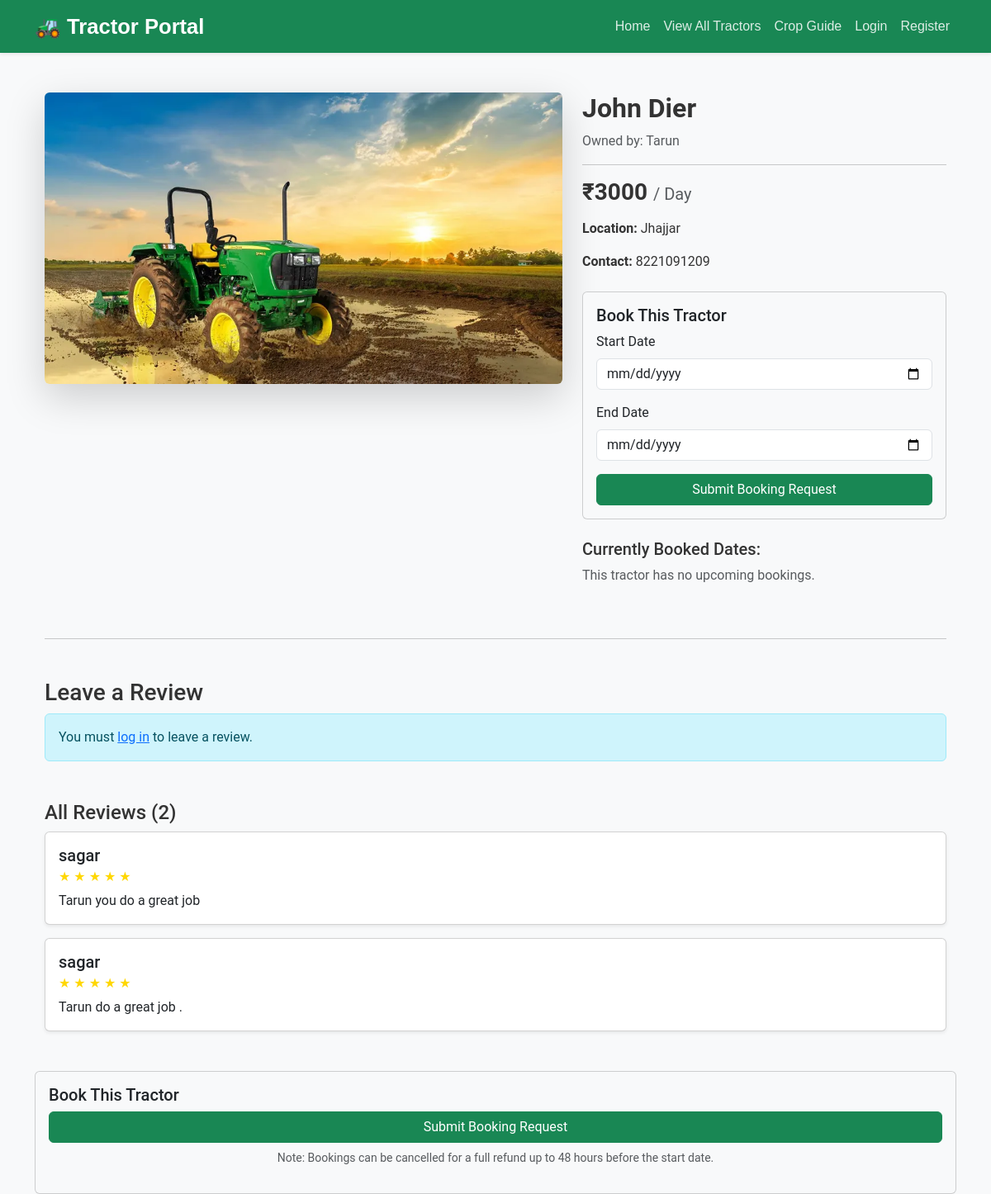
Screenshot of /tractor/10 with the database file from the repository.
### tables this page shows
CREATE TABLE tractors (
        id INTEGER PRIMARY KEY AUTOINCREMENT,
        name TEXT NOT NULL,
        model TEXT NOT NULL,
        rent INTEGER NOT NULL,
        location TEXT
    , phone TEXT, image_filename TEXT, user_id INTEGER);

CREATE TABLE reviews (
        id INTEGER PRIMARY KEY AUTOINCREMENT,
        tractor_id INTEGER NOT NULL,
        user_id INTEGER NOT NULL,
        rating INTEGER NOT NULL,
        comment TEXT,
        created_at TIMESTAMP DEFAULT CURRENT_TIMESTAMP,
        FOREIGN KEY (tractor_id) REFERENCES tractors (id),
        FOREIGN KEY (user_id) REFERENCES users (id)
    );

CREATE TABLE users (
        id INTEGER PRIMARY KEY AUTOINCREMENT,
        username TEXT UNIQUE NOT NULL,
        password TEXT NOT NULL
    , is_admin INTEGER NOT NULL DEFAULT 0);

### app.py (the view)
@app.route('/tractor/<int:id>')
def tractor_detail(id):
    conn = get_db()
    tractor = conn.execute('SELECT * FROM tractors WHERE id = ?', (id,)).fetchone()
    reviews_query = "SELECT r.rating, r.comment, u.username FROM reviews r JOIN users u ON r.user_id = u.id WHERE r.tractor_id = ? ORDER BY r.created_at DESC"
    reviews = conn.execute(reviews_query, (id,)).fetchall()
    today = datetime.today().strftime('%Y-%m-%d')
    bookings = conn.execute('SELECT start_date, end_date FROM bookings WHERE tractor_id = ? AND end_date >= ? ORDER BY start_date', (id, today)).fetchall()
    return render_template('tractor_detail.html', tractor=tractor, reviews=reviews, bookings=bookings)

### app.py (called while the page is built, shortened)
def get_db():
    if 'db' not in g:
        g.db = sqlite3.connect(DATABASE)
        g.db.row_factory = sqlite3.Row
    return g.db

@app.context_processor
def inject_notifications():
    return dict(notification_count=0)

### templates/tractor_detail.html (shortened to what this page needs)
{% extends 'base.html' %}
{% block content %}
<div class="container my-5">
    <div class="row">
        <div class="col-md-7">
            {% if tractor['image_filename'] %}
                <img src="{{ url_for('static', filename='uploads/' + tractor['image_filename']) }}" class="img-fluid rounded shadow-lg" alt="{{ tractor['model'] }}">
            {% else %}
                <div class="bg-light rounded shadow-lg d-flex align-items-center justify-content-center" style="height: 400px;">
                    <p class="text-muted">No Image Available</p>
                </div>
            {% endif %}
        </div>
        <div class="col-md-5">
            <h2 class="fw-bold">{{ tractor['model'] }}</h2>
            <p class="text-muted">Owned by: {{ tractor['name'] }}</p>
            <hr>
            <h3 class="fw-bold">₹{{ tractor['rent'] }} <span class="fs-5 text-muted fw-normal">/ Day</span></h3>
            <p class="mt-3"><strong>Location:</strong> {{ tractor['location'] }}</p>
            <p><strong>Contact:</strong> {{ tractor['phone'] }}</p>
            <div class="card bg-light mt-4">
                <div class="card-body">
                    <h5 class="card-title">Book This Tractor</h5>
                    <form action="{{ url_for('book_tractor', id=tractor['id']) }}" method="POST">
                        <div class="mb-3">
                            <label for="start_date" class="form-label">Start Date</label>
                            <input type="date" name="start_date" class="form-control" required>
                        </div>
                        <div class="mb-3">
                            <label for="end_date" class="form-label">End Date</label>
                            <input type="date" name="end_date" class="form-control" required>
                        </div>
                        <div class="d-grid">
                            <button type="submit" class="btn btn-success">Submit Booking Request</button>
                        </div>
                    </form>
                </div>
            </div>
            <div class="mt-4">
                <h5>Currently Booked Dates:</h5>
                {% if bookings %}
                    <ul class="list-group">
                    {% for booking in bookings %}
                        <li class="list-group-item">{{ booking['start_date'] }} to {{ booking['end_date'] }}</li>
                    {% endfor %}
                    </ul>
                {% else %}
                    <p class="text-muted">This tractor has no upcoming bookings.</p>
                {% endif %}
            </div>
        </div>
    </div>
    <hr class="my-5">
    <div id="reviews">
        <h3>Leave a Review</h3>
        {% if session['user_id'] %}
        <div class="card my-4 shadow-sm">
            <div class="card-body">
                <form method="POST">
                    <div class="mb-3">
                        <label for="rating" class="form-label">Your Rating</label>
                        <select name="rating" id="rating" class="form-select" required>
                            <option value="">Choose a rating...</option>
                            <option value="5">★★★★★ (Excellent)</option>
                            <option value="4">★★★★☆ (Good)</option>
                            <option value="3">★★★☆☆ (Average)</option>
                            <option value="2">★★☆☆☆ (Fair)</option>
                            <option value="1">★☆☆☆☆ (Poor)</option>
                        </select>
                    </div>
                    <div class="mb-3">
                        <label for="comment" class="form-label">Your Comment</label>
                        <textarea name="comment" id="comment" rows="3" class="form-control" placeholder="Tell others about your experience..."></textarea>
                    </div>
                    <button type="submit" class="btn btn-success">Submit Review</button>
                </form>
            </div>
        </div>
        {% else %}
        <div class="alert alert-info">
            You must <a href="{{ url_for('login') }}">log in</a> to leave a review.
        </div>
        {% endif %}
        <h4 class="mt-5">All Reviews ({{ reviews|length }})</h4>
        {% if reviews %}
            {% for review in reviews %}
            <div class="card mb-3 shadow-sm">
                <div class="card-body">
                    <h5 class="card-title">{{ review['username'] }}</h5>
                    <h6 class="card-subtitle mb-2">
                        {% for i in range(review['rating']) %}
                            <span style="color: #FFD700;">★</span>
                        {% endfor %}
                    </h6>
                    <p class="card-text">{{ review['comment'] }}</p>
                </div>
            </div>
            {% endfor %}
        {% else %}
            <p>There are no reviews for this tractor yet. Be the first to leave one!</p>
        {% endif %}
    </div>
</div>
<div class="card bg-light mt-4">
    <div class="card-body">
        <h5 class="card-title">Book This Tractor</h5>
        <form action="{{ url_for('book_tractor', id=tractor['id']) }}" method="POST">
            <div class="d-grid">
                <button type="submit" class="btn btn-success">Submit Booking Request</button>
            </div>
        </form>
        <p class="small text-muted mt-2 text-center">
            Note: Bookings can be cancelled for a full refund up to 48 hours before the start date.
        </p>
    </div>
</div>
{% endblock %}

### static/style.css (style rules this page uses)
body { font-family: 'Roboto', sans-serif; background-color: #f8f9fa; color: #333; }

### rows the page displays
tractors: image_filename (picture), model "John Dier", name "Tarun", rent "3000", location "Jhajjar", phone "8221091209"
reviews: username "sagar", rating 5 (drawn), comment "Tarun you do a great job"
reviews: username "sagar", rating 5 (drawn), comment "Tarun do a great job ."

### other values shown
{{ reviews|length }} "2"
